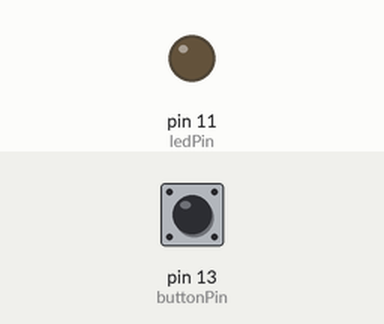
The program below on a simulated Raspberry Pi (header pin numbers). Parts: output pins drawn as LEDs (lit = HIGH). The test bench sets the inputs (shaded band); at power-on: pin 13 (buttonPin) LOW.

Above: at 1.2 s.
1.3 s: pin 13 (buttonPin) pulled HIGH for 0.15 s
At 2.1 s:
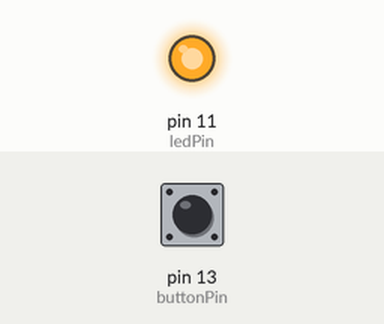
2.9 s: pin 13 (buttonPin) pulled HIGH for 1 s
At 3.3 s:
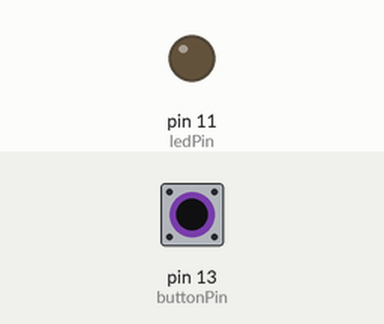
5.4 s: pin 13 (buttonPin) pulled HIGH for 3.2 s
At 6.4 s:
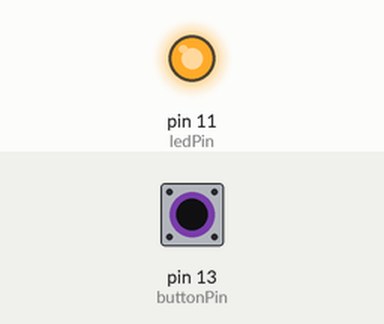
Timing chart, 0 to 8.4 s (numbered marks = the images above; inputs shaded):
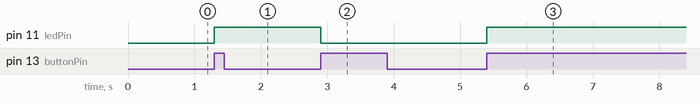

The program:

LED_Button.py
```python
#Raspi code to turn an LED on/off with the press off a button
#LED connected to GPIO pin set to output
#Button connected to GPIO pin set to input

import RPi.GPIO as GPIO
import time

GPIO.setmode(GPIO.BOARD)    #sets GPIO pinout to physical board
GPIO.setwarnings(False)     #turns warnings off

ledPin = 11                 #Variable to set ledPin to physical pin number
buttonPin = 13              #Variable to set ButtonPin to physical pin number

GPIO.setup(ledPin,GPIO.OUT) #ledPin (pin 11) set to output
GPIO.setup(buttonPin,GPIO.IN, pull_up_down=GPIO.PUD_DOWN)   #buttonPin set as input and pulled to logic low

def toggleLEDcallback(channel):     #function to toggle LED state at button press
        if (GPIO.input(ledPin) == True):
                GPIO.output(ledPin, False)
        else:
                GPIO.output(ledPin, True)

GPIO.add_event_detect(buttonPin,GPIO.RISING,callback=toggleLEDcallback, bouncetime=100) #detects button press, debounced 100ms

while 1:
        x=1

GPIO.cleanup() #cleanup GPIO pins on exit
```

Measured:
- after the input at 1.3 s, pin 11 (ledPin): LOW → HIGH at once
- after the input at 2.9 s, pin 11 (ledPin): HIGH → LOW at once
- after the input at 5.4 s, pin 11 (ledPin): LOW → HIGH at once
